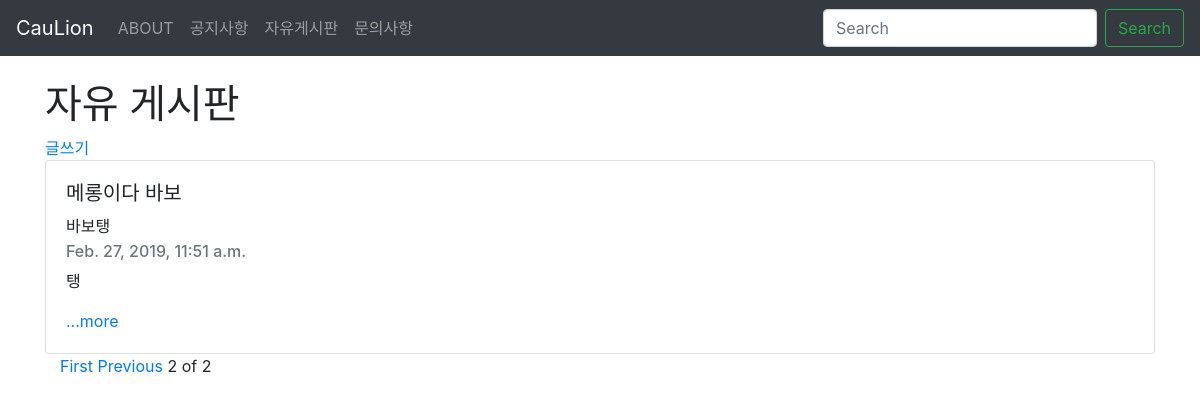
The app's page /board/free_board/?page=2 with its own data.
### board/models.py (models this page shows, shortened)
class Post(models.Model):
  title = models.CharField(max_length=200)
  pub_date = models.DateTimeField('date published')
  body = models.TextField()
  nickName = models.CharField(max_length=20, default = 'nick name')
  def summary(self):
    return self.body[:100]

### board/views.py (the view)
# urls.py: path('free_board/',views.free_board,name="free_board"),
def free_board(request):
  posts = Post.objects
  posts_list = Post.objects.all()
  paginator = Paginator(posts_list,5)
  page = request.GET.get('page')
  pages = paginator.get_page(page)
  return render(request,'free_board.html',{'posts':posts,'pages':pages})

### board/templates/free_board.html (shortened to what this page needs)
{% extends 'base.html' %}
{% block contents %}
<h1>자유 게시판</h1>
<a href = "{%url 'free_board_new'%}">글쓰기</a>
{%for post in pages%}
<div class = "card">
  <div class="card-body">
    <h5 class="card-title">{{post.title}}</h5>
    <h6 class="card-title">{{post.nickName}}</h6>
    <h6 class="card-subtitle mb-2 text-muted">{{post.pub_date}}</h6>
    <p class="card-text">{{post.summary}}</p>
    <a href="{%url 'free_board_detail' post.id%}" class="card-link">...more</a>
  </div>
</div>
{%endfor%}
<div class = "container">
  {%if pages.has_previous%}
  <a href="?page=1">First</a>
  <a href="?page={{pages.previous_page_number}}">Previous</a>
  {%endif%}
  <span>{{pages.number}}</span>
  <span>of</span>
  <span>{{pages.paginator.num_pages}}</span>
</div>
{% endblock %}

### records on screen
Post: title "메롱이다 바보", nickName "바보탱", pub_date "Feb. 27, 2019, 11:51 a.m.", summary "탱"

### other values on screen
{{ pages.number }} "2"
{{ pages.paginator.num_pages }} "2"
